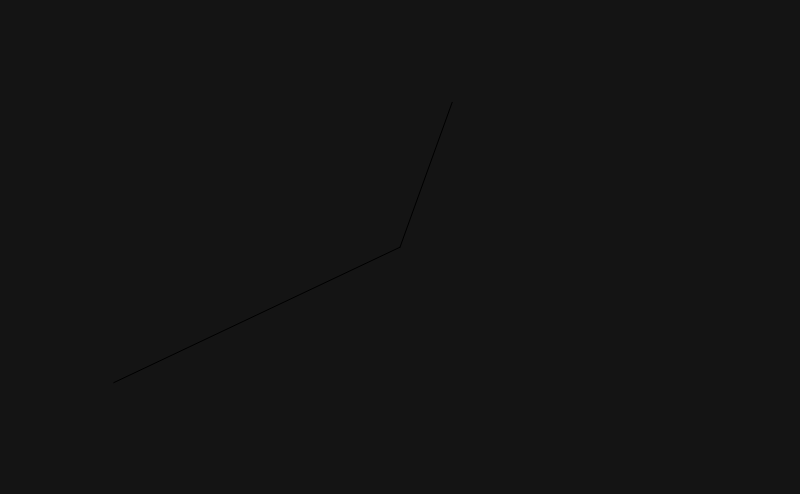
Frame 1 (no input)
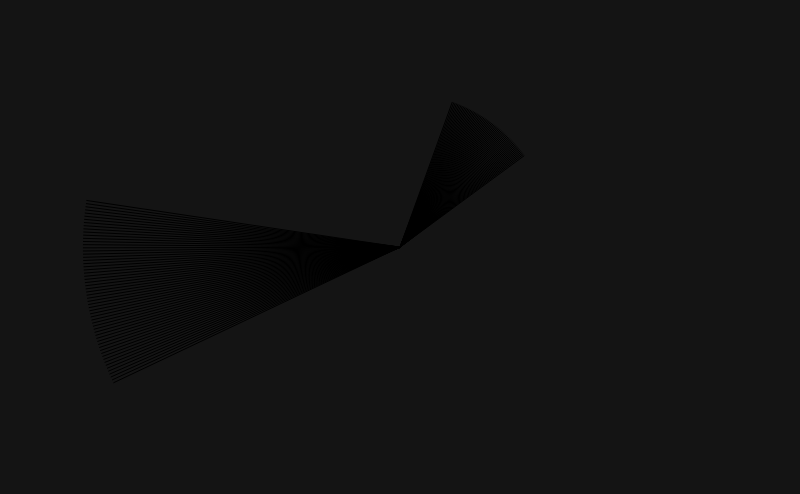
Frame 60 (no input)
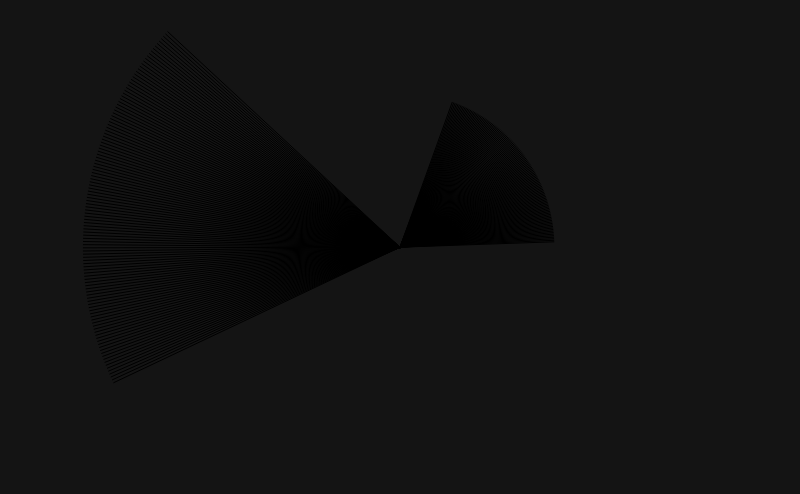
Frame 120 (the mouse pressed at the canvas centre since frame 60)

The p5.js sketch that drew these frames (run headless with seeded random() and noise() and a simulated clock; from frame 60 on, the mouse is pressed at the canvas centre):

// p5.js sketch
// ── sketch.js
// Malcolm McDonald
// 2/8/22
// Lab Space Curves Phase 1

var sun;
var slider;

function setup() {
  var cnv = createCanvas(800, 494.4);
  cnv.position((windowWidth-width)/2, 30);
  background(20, 20, 20)
  var pX = width/2;// planet loc x
  var pY = height/2;// planet loc y 


  slider = createSlider(0, 10, 5);
  slider.position(10, 10);



  sun = new Sun(width/2, height/2); //makes a sun


}

function draw(){
  // background(20)
  // background(20,20,20)
  sun.run();//runs sun

}

function keyPressed() {
   if(key === 'a') {
     return true
   } else if (key === 'b') {
     return false
   }
}


// ── moon.js
class Moon {
    constructor(parent, sunParent, clr) {
        this.parent = parent;
        this.sunParent = sunParent;
        this.loc = createVector();
        this.size = 10
        this.angle = random(TWO_PI);//  anlge of orbit
        this.orbit = 150; //dist from planet
        this.clr = clr


    }

    run() {
        this.render();
        this.update();
    }

    render() {
        // fill(200);
        // ellipse(this.loc.x, this.loc.y, this.size); //makes moon
        if(keyPressed() === true){

        // stroke(200,255,0, 30)
        stroke(0,255,200, 30)
        noFill()
        bezier(this.parent.loc.x, this.parent.loc.y, this.loc.x, this.loc.y, this.loc.x, this.loc.y, this.sunParent.loc.x, this.sunParent.loc.y)
    }
        //stroke(this.clr,this.clr,this.clr)
        //line(this.parent.loc.x, this.parent.loc.y, this.sunParent.loc.x, this.parent.loc.y);
    }

    update() {
        this.angle += 0.005 // speed of rotation
        this.loc.x = this.parent.loc.x + cos(this.angle) * this.orbit; //makes it rotate
        this.loc.y = this.parent.loc.y + sin(this.angle) * this.orbit;
    }
}
// ── planet.js
class Planet {
    constructor(parent, clr, clr2, clr3) {
        this.parent = parent
        this.loc = createVector(0,0);
        this.acc = createVector(random(-2, 2), random(-2, 2));
        this.vel = createVector(random(-3,3), random(-3,3))

        this.size = 20
        this.angle = random(TWO_PI);//angle of rotation
        this.orbit = random(50, 400);//dist from sun
        this.moons = [];
        this.clr = clr
        this.clr2 = clr2;
		this.clr3 = clr3;

        this.anchor = createVector(500,500)

        for(var i = 0; i < 3; i++) {
            this. moons[i] = new Moon(this, this.parent, this.clr); 
         }
        
      
    }

    run() {
        this.render();
        this.update();
        this.loc.add(this.vel)
        this.loc.add(this.acc)
        this.anchor.add(this.vel)
    }

    render() {
 
        // fill(0, 150, 0);
        // ellipse(this.loc.x, this.loc.y, this.size);// make planet

        for(var i = 0; i < this.moons.length; i++) {
            this.moons[i].run();
        }
        
        // bezier(this.loc.x, this.loc.y, this.anchor.x, this.anchor.y, this.anchor.x, this.anchor.y, this.parent.loc.x, this.parent.loc.y) 
       }

    update() {
        this.loc = createVector(sun.loc.x, sun.loc.y);// get the loc of the sun
        this.angle += 0.01 // speed of rotation
        this.loc.x = this.loc.x + cos(this.angle) * this.orbit; //makes it rotate
        this.loc.y = this.loc.y + sin(this.angle) * this.orbit;
        stroke(this.clr, this.clr2, this.clr3);
        noFill();
        line(this.loc.x, this.loc.y, this.parent.loc.x, this.parent.loc.y)
    }
}
// ── sun.js
class Sun {
	constructor(x, y, clr, clr2, clr3) {
		this.loc = createVector(x, y);
		this.size = 30 //sun size
		this.planets = [];
		this.clr = clr
		this.clr2 = clr2;
		this.clr3 = clr3;
		
		for (var i = 0; i < 2; i++) {
			this.planets[i] = new Planet(this, this.clr, this.clr2, this.clr3)
		}

	}

	run() {
		this.render();
	}

	render() {
		// fill(255, 255, 0);
		// ellipse(this.loc.x, this.loc.y, this.size) //makes sun
		for (var i = 0; i < this.planets.length; i++) {
			this.planets[i].run()
		}
	}
}
